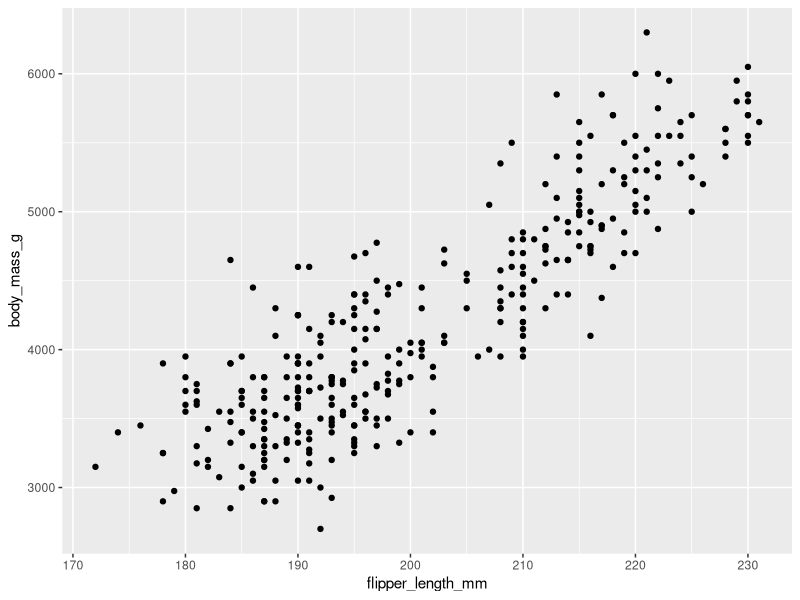
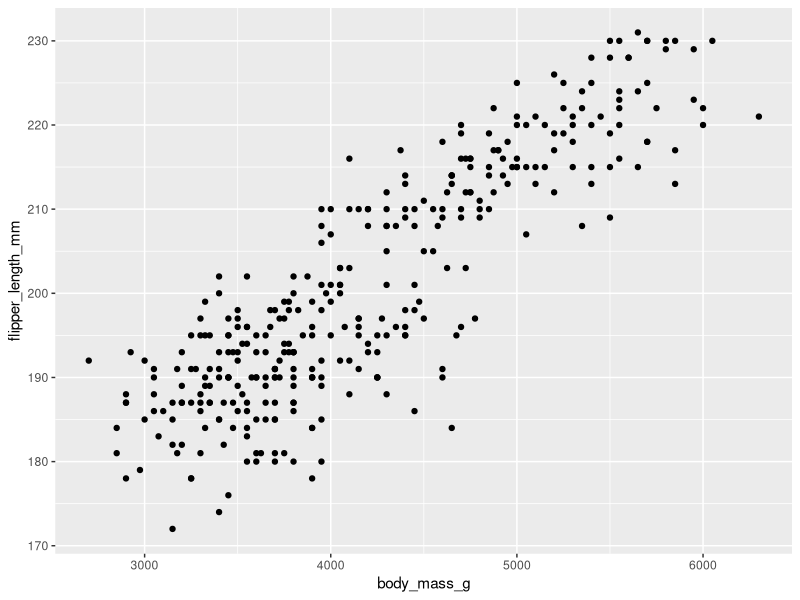
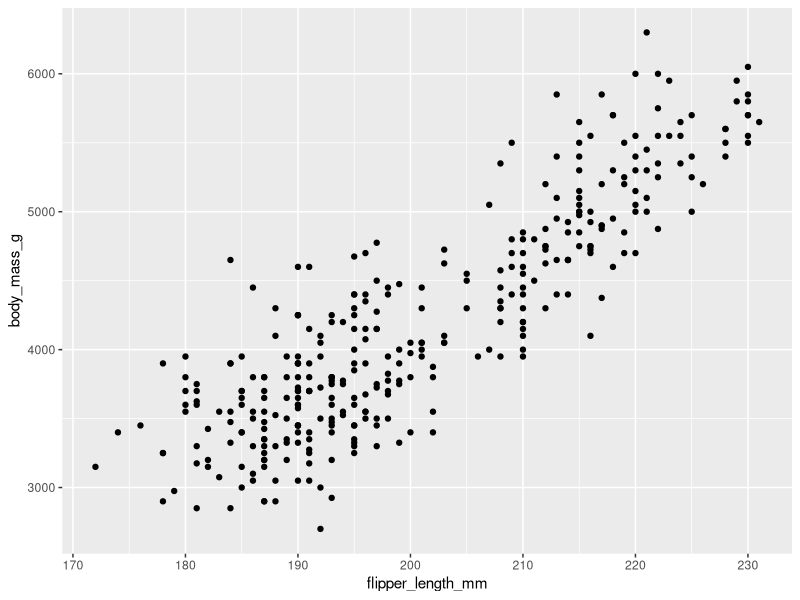
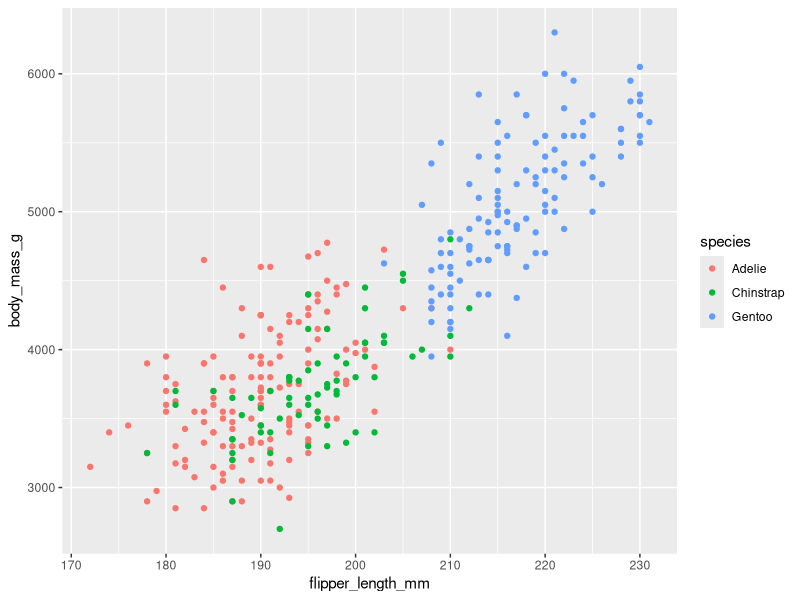
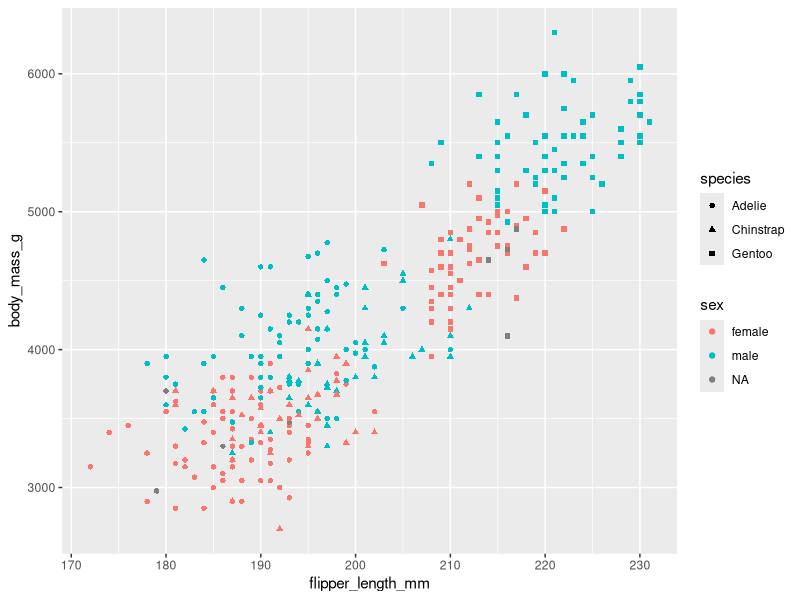
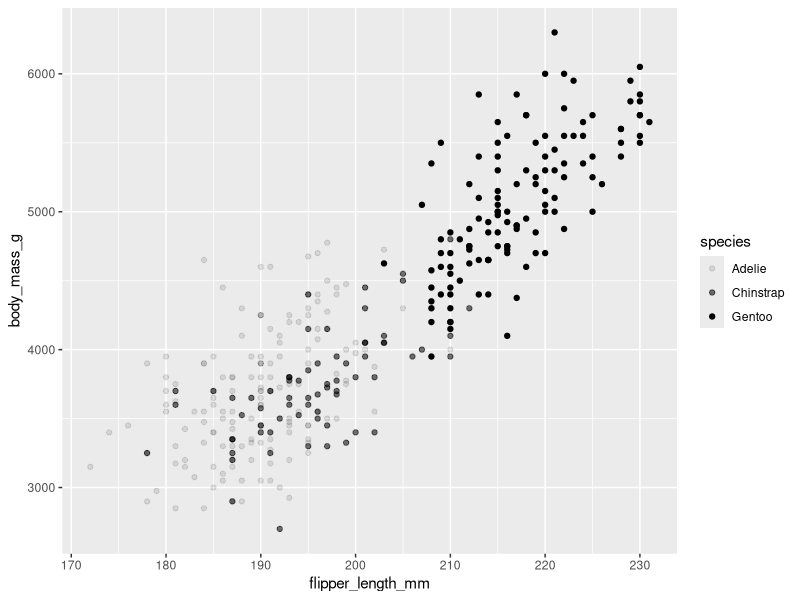
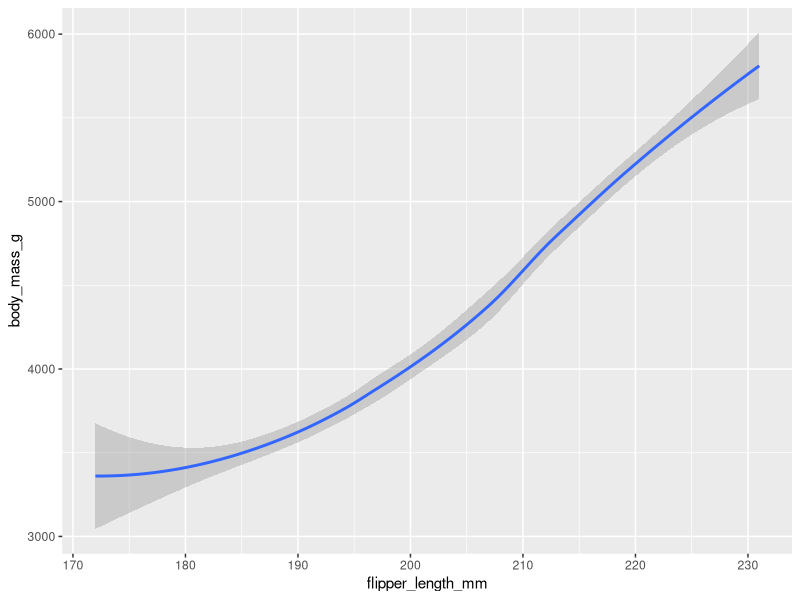
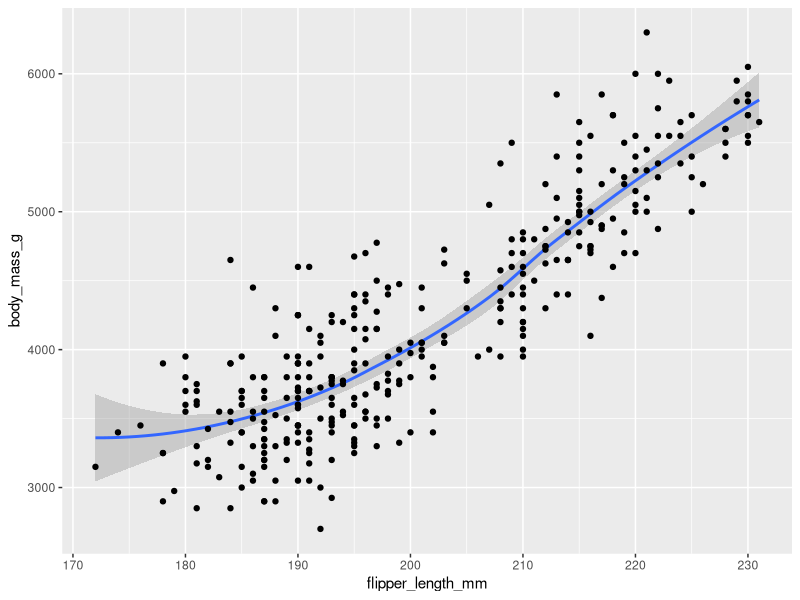

Write the R code that produced these figures, in order.
library(ggplot2)
library(palmerpenguins)

#Analizar los datos
data(penguins)
View(penguins)

#Crear una visualizacion
#Se visualiza la masa de los pinguinos
ggplot(data=penguins)+geom_point(mapping=aes(x= flipper_length_mm, y = body_mass_g))

#Invertir los ejes
ggplot(data=penguins)+geom_point(mapping=aes(y= flipper_length_mm, x = body_mass_g))

#Ver el gráfico
ggplot(data = penguins) + geom_point(mapping = aes(x = flipper_length_mm, y = body_mass_g))

#Modificar las propiedades del gráfico
ggplot(data=penguins)+geom_point(mapping=aes(x=flipper_length_mm, y=body_mass_g, color=species))
ggplot(data=penguins)+geom_point(mapping=aes(x=flipper_length_mm, y=body_mass_g, shape=species, color=sex))
ggplot(data=penguins)+geom_point(mapping=aes(x=flipper_length_mm, y=body_mass_g, alpha=species))

#Propiedades de los geoms
ggplot(data=penguins)+ geom_smooth(mapping=aes(x=flipper_length_mm, y=body_mass_g))

#Podemos usar 2 geoms en el mismo plot
ggplot(data=penguins)+ geom_smooth(mapping=aes(x=flipper_length_mm, y=body_mass_g)) +
      geom_point(mapping=aes(x=flipper_length_mm, y=body_mass_g))


#Crear un gráfico de barras
ggplot(data=diamonds)+geom_bar(mapping=aes(x=cut))

#Ponerle color a las barras
ggplot(data=diamonds)+geom_bar(mapping=aes(x=cut, fill=cut))

#Rangos
ggplot(data=diamonds)+geom_bar(mapping=aes(x=cut, fill=clarity))


#Crear un grafico para clasificar
ggplot(data=penguins, aes(x=flipper_length_mm, y=body_mass_g))+geom_point(aes(color=species)) +facet_wrap(~species)

#Barras para clasificar
ggplot(data=diamonds)+geom_bar(mapping=aes(x=color, fill=cut)) + facet_wrap(~cut)

#Facetas
ggplot(data = penguins)+geom_point(mapping=aes(x=flipper_length_mm, y=body_mass_g, color=species))+ facet_grid(sex~species)